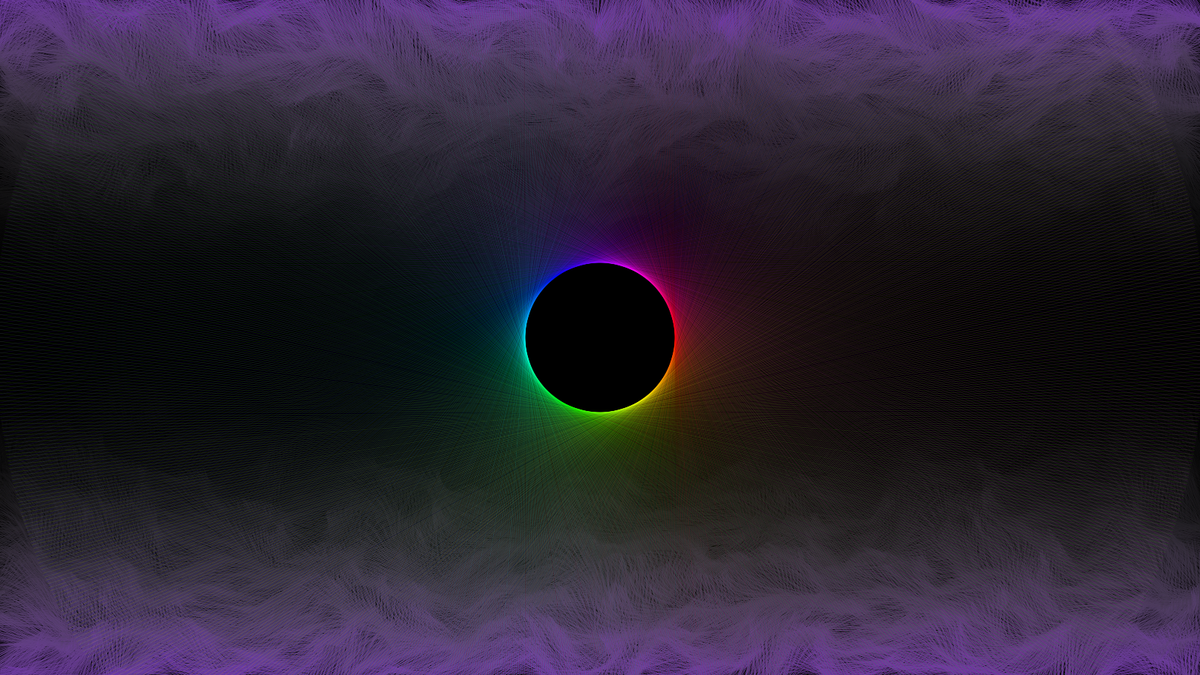
Frame 1 (no input)
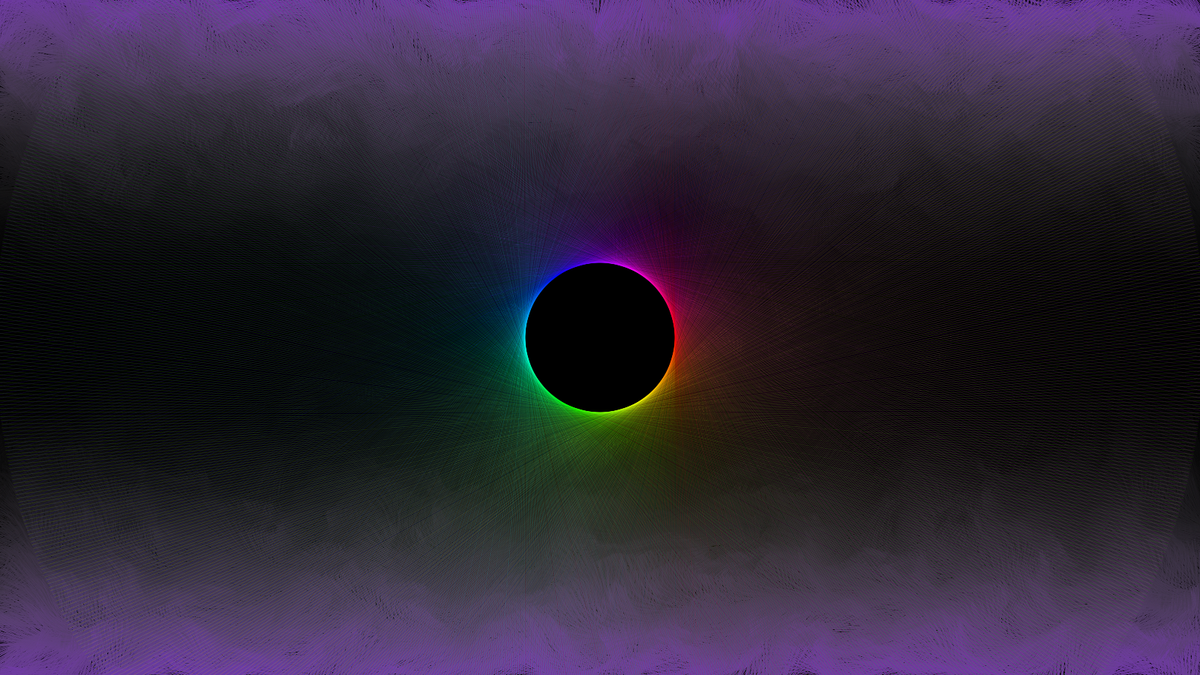
Frame 2 (the mouse pressed at the canvas centre, redrawn once)

The Processing sketch that drew these frames (run headless with seeded random() and noise(); the mouse was pressed at the canvas centre and the sketch redrawn once):

// Processing sketch: eclipse
// ── eclipse.pde
void setup()
{
  size(1600, 900);
  background(0);
  smooth();
  noLoop();
  colorMode(HSB, 360, 255, 255, 255);
}

void draw()
{
  drawBackground(350, 350, 80, 1.0, 2.5, 0.05);
  
  float r = 100;
  noStroke();
  fill(0);
  ellipse(width/2, height/2, 2.0*r, 2.0*r);
  drawCircTanLines(width/2, height/2, r, width, 1000);
}

void drawBackground(int numx, int numy, float leng, float cycle, float index, float noiseScale)
{
  for (int i = 0; i < numx; i++)
  {
    float dx = (float)width/(float)(numx-1);
    float x = dx*(i);
    for (int j = 0; j < numy; j++)
    {
      float dy = (float)height/(float)(numy-1);
      float y = dy*(j);
      float rad = map(noise(i*noiseScale, j*noiseScale), 0, 1, 0, cycle*TWO_PI);
      float colorVal = map(pow(abs((float)j-(float)numy/2.0), index), 0, pow((float)numy/2.0, index), 0, 170);
      stroke(270, colorVal, colorVal, 200);
      strokeWeight(0.5);
      drawLine(x, y, rad, leng);
      //drawLineDetail(x, y, rad, leng, 2.0, 0.5, color(colorVal, 255), color(colorVal, 100), 10);
    }
  }
}

void drawLine(float x, float y, float theta, float leng)
{
  pushMatrix();
  translate(x, y);
  rotate(-theta);
  line(-leng/2, 0, leng/2, 0);
  popMatrix();
}

void drawLineDetail(float x, float y, float theta, float leng, float centerWeight, float endWeight, color centerCol, color endCol, int precision)
{
  int num = precision;
  float dleng = leng/(float)num;
  pushMatrix();
  translate(x, y);
  rotate(-theta);
  translate(-leng/2.0, 0);
  for (int i = 0; i < num; i++)
  {
    stroke(lerpColor(centerCol, endCol, abs((float)i/((float)num/2.0)-1.0)));
    strokeWeight(map(abs((float)i-(float)num/2.0), 0, (float)num/2.0, centerWeight, endWeight));
    line(dleng*i, 0, dleng*(i+1), 0);
  }
  popMatrix();
}

void drawCircTanLines(float cen_x, float cen_y, float r, float leng, int precision)
{
  int num = precision;
  for (int i = 0; i < num; i++)
  {
    float rad = TWO_PI/(float)num*(float)i;
    float x = r*cos(rad), y = r*sin(rad);
    stroke(degrees(rad), 255, 255, 50);
    strokeWeight(0.5);
    drawLine(cen_x+x, cen_y+y, -(HALF_PI+rad), leng);
  }
}

void keyPressed()
{
  if (keyCode == ENTER)
  {
    save("image.jpg");
  }
}
